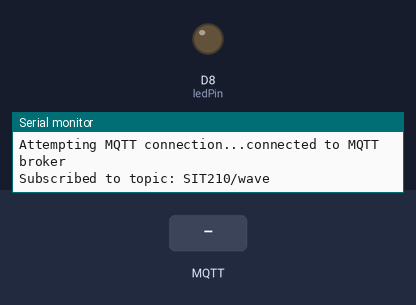
The sketch below on a simulated Arduino MKR. Parts: output pins drawn as LEDs (lit = HIGH), the last lines printed to the serial monitor. Dashed ring = blinking. The test bench sets the inputs (shaded band). WiFi joins after 1.5 s; servers stay silent unless stated; no MQTT or app messages arrive unless stated.

Above: at 3.2 s.
3.3 s: MQTT message "1" arrives on the first subscribed topic
At 3.7 s:
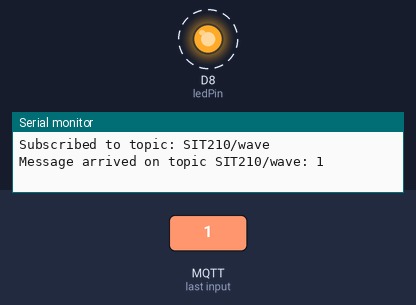
6.3 s: MQTT message "0" arrives on the first subscribed topic
At 6.7 s:
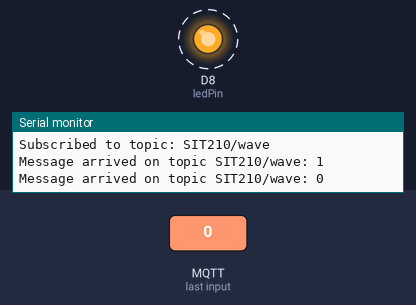
9.3 s: MQTT message "2" arrives on the first subscribed topic
At 12.9 s:
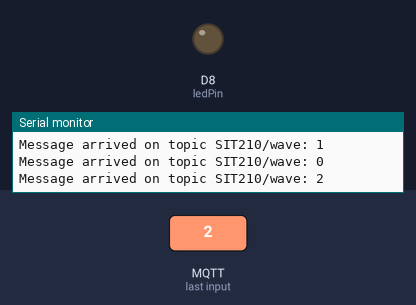
Timing chart, 0 to 14.4 s (numbered marks = the images above; inputs shaded):
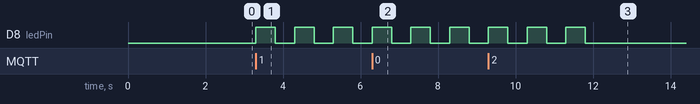

Measured:
- after the input at 3.3 s, D8 (ledPin): alternates HIGH for 0.50 s and LOW for 0.50 s, starting at once
- after the input at 6.3 s, D8 (ledPin): alternates HIGH for 0.50 s and LOW for 0.50 s, starting at once
- after the input at 9.3 s, D8 (ledPin): alternates HIGH for 0.50 s and LOW for 0.50 s, 6 changes in all, then stays LOW, starting at once

The sketch:

Task3.3DRecieverCode.ino
```cpp
//---------SUBSCRIBER CODE: This code listens for messages on an MQTT topic and performs actions based on the received messages (in your case, flashing an LED).-------

#include <WiFiNINA.h>
#include <PubSubClient.h>

// WiFi credentials and MQTT server settings
const char* ssid = "abcd";           // WiFi SSID
const char* password = "12345678";     // WiFi password
const char* mqtt_server = "broker.emqx.io";  // EMQX MQTT broker
const int mqtt_port = 1883;
const char* mqtt_topic_wave = "SIT210/wave";  // MQTT topic

// LED pin
const int ledPin = 8;

// Instances for WiFiClient and PubSubClient
WiFiClient espClient;
PubSubClient client(espClient);

// Function to connect to WiFi
void connectToWiFi(const char* ssid, const char* password) {
    Serial.print("Connecting to WiFi");
    while (WiFi.status() != WL_CONNECTED) {
        WiFi.begin(ssid, password);
        delay(500);
        Serial.print(".");
    }
    Serial.println("\nConnected to the WiFi network");
}

// Function to flash LED a specified number of times
void flashLED(int pin, int times, int delayDuration) {
    for (int i = 0; i < times; i++) {
        digitalWrite(pin, HIGH);
        delay(delayDuration);
        digitalWrite(pin, LOW);
        delay(delayDuration);
    }
}

// Function to handle incoming MQTT messages
void handleMQTTMessage(char* topic, byte* message, unsigned int length) {
    Serial.print("Message arrived on topic ");
    Serial.print(topic);
    Serial.print(": ");

    for (unsigned int i = 0; i < length; i++) {
        Serial.print((char)message[i]);
    }
    Serial.println();

    // Flash LED 3 times on message reception
    flashLED(ledPin, 3, 500);
}

// Function to connect to MQTT broker and subscribe to a topic
void connectToMQTT() {
    while (!client.connected()) {
        Serial.print("Attempting MQTT connection...");
        // Attempt to connect with a client ID
        if (client.connect("ArduinoSubscriber")) {
            Serial.println("connected to MQTT broker");
            client.subscribe(mqtt_topic_wave);  // Subscribe to the topic
            Serial.print("Subscribed to topic: ");
            Serial.println(mqtt_topic_wave);
        } else {
            Serial.print("failed with state: ");
            Serial.print(client.state());
            delay(5000);  // Retry every 5 seconds if connection fails
        }
    }
}

void setup() {
    // Initialize serial communication for debugging
    Serial.begin(9600);

    // Initialize the LED pin as an output
    pinMode(ledPin, OUTPUT);

    // Connect to WiFi
    connectToWiFi(ssid, password);

    // Set MQTT server and callback function for incoming messages
    client.setServer(mqtt_server, mqtt_port);
    client.setCallback(handleMQTTMessage);
}

void loop() {
    // Ensure the client is connected to the MQTT broker
    if (!client.connected()) {
        connectToMQTT();
    }

    // Handle incoming MQTT messages
    client.loop();
}
```
